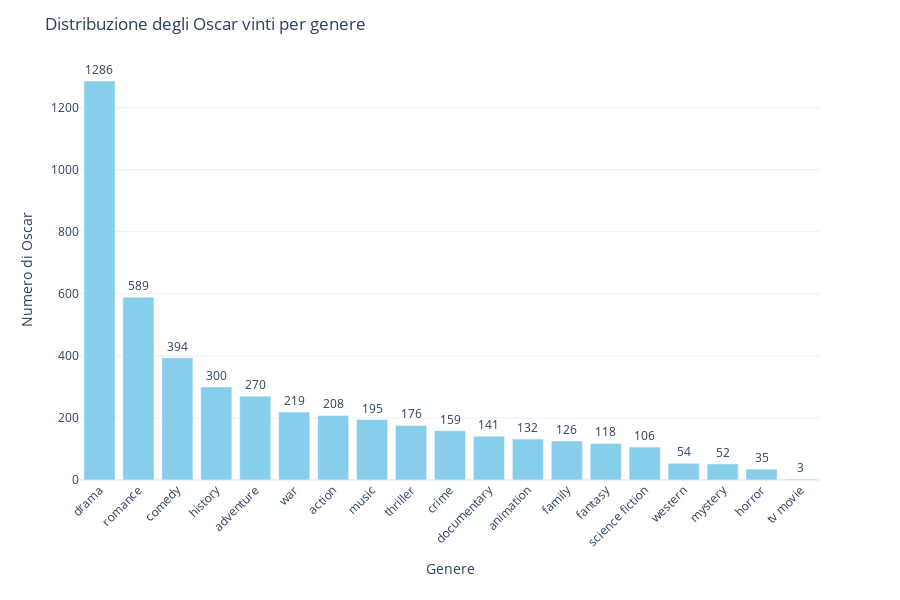

The cell this chart's notebook holds for it:
### Code cell
import plotly.express as px

# Aggiungiamo il genere ai film
df_movies_with_genres = pd.merge(movies, genres, on='id', how='inner')

# Filtriamo i film che hanno vinto un Oscar
df_oscars_winners = the_oscar_awards[the_oscar_awards['winner'] == True]

# Uniamo i film vincitori con il genere
df_winning_movies = pd.merge(
    df_oscars_winners,
    df_movies_with_genres,
    left_on=['film', 'year_film'],
    right_on=['name', 'date'],
    how='inner'
)

# Conta numero di Oscar per genere
oscar_counts = df_winning_movies['genre'].value_counts().reset_index()
oscar_counts.columns = ['Genere', 'Oscar Vinti']

# Bar chart interattivo con plotly
fig = px.bar(
    oscar_counts,
    x='Genere',
    y='Oscar Vinti',
    title='Distribuzione degli Oscar vinti per genere',
    text='Oscar Vinti',
    labels={'Oscar Vinti': 'Numero di Oscar', 'Genere': 'Genere'},
    template='plotly_white'
)

fig.update_traces(
    marker_color='skyblue',
    textposition='outside',
    hovertemplate='<b>%{x}</b><br>Oscar vinti: %{y}'
)

fig.update_layout(
    xaxis_tickangle=-45,
    yaxis_title='Numero di Oscar',
    height=600,
    margin=dict(t=60, b=120)
)

fig.show()

### Figure 1 — Plotly figure (JSON) as saved in the notebook; plotly's stock layout.template omitted (floating-point values rounded to 4 significant figures)
{"data": [{"hovertemplate": "<b>%{x}</b><br>Oscar vinti: %{y}", "legendgroup": "", "marker": {"color": "skyblue", "pattern": {"shape": ""}}, "name": "", "orientation": "v", "showlegend": false, "text": [1286.0, 589.0, 394.0, 300.0, 270.0, 219.0, 208.0, 195.0, 176.0, 159.0, 141.0, 132.0, 126.0, 118.0, 106.0, 54.0, 52.0, 35.0, 3.0], "textposition": "outside", "x": ["drama", "romance", "comedy", "history", "adventure", "war", "action", "music", "thriller", "crime", "documentary", "animation", "family", "fantasy", "science fiction", "western", "mystery", "horror", "tv movie"], "xaxis": "x", "y": [1286, 589, 394, 300, 270, 219, 208, 195, 176, 159, 141, 132, 126, 118, 106, 54, 52, 35, 3], "yaxis": "y", "type": "bar"}], "layout": {"xaxis": {"anchor": "y", "domain": [0.0, 1.0], "title": {"text": "Genere"}, "tickangle": -45}, "yaxis": {"anchor": "x", "domain": [0.0, 1.0], "title": {"text": "Numero di Oscar"}}, "legend": {"tracegroupgap": 0}, "title": {"text": "Distribuzione degli Oscar vinti per genere"}, "barmode": "relative", "margin": {"t": 60, "b": 120}, "height": 600}}
